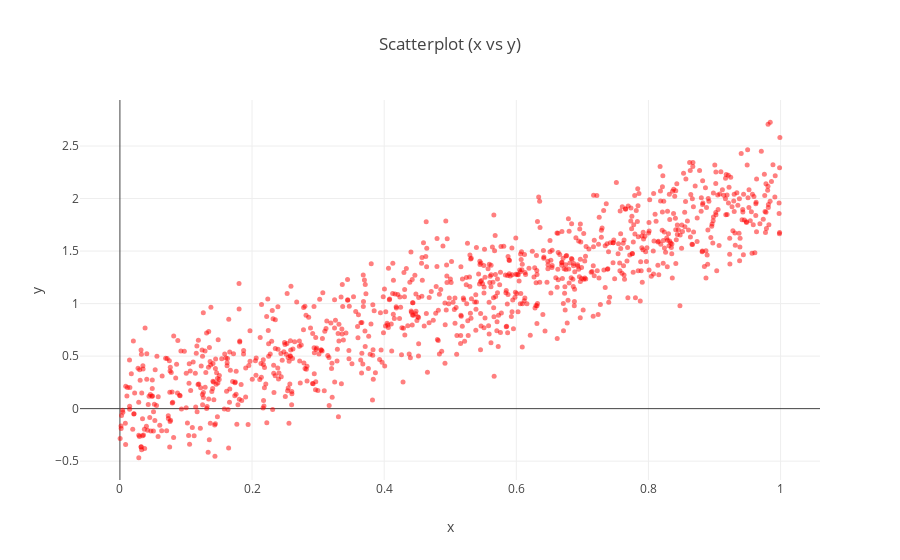

Notebook source saved alongside this figure:
### Markdown cell above
### 3.1
Disegnare lo scatterplot tra le variabili **costo della vita** e **tasso di inquinamento**. Guardando il grafico appena generato, le due variabili sono tra loro correlate? Sempre guardando il grafico, sapete già dire se il coefficiente di correlazione sarà positivo, negativo, o circa nullo?

### Code cell
# Hint per generare uno scatter plot

xData = np.random.rand(1000)
yData = 2*xData + 0.3*np.random.randn(1000)

trace = go.Scatter(x = xData, y = yData,  
                   mode = 'markers', 
                   marker = {'color': 'rgb(255,0,0)', 'size': 5, 'symbol': 'circle', 'opacity': 0.5}) 

layout = go.Layout( title = 'Scatterplot (x vs y)',
                    xaxis = {'title': 'x'},
                    yaxis = {'title': 'y'})
fig = go.Figure(data = [trace], layout = layout)
py.iplot(fig)

### Figure 1 — Plotly figure (JSON) as saved in the notebook; plotly's stock layout.template omitted (floating-point values rounded to 4 significant figures; data arrays with more than 128 entries replaced by an {"elided": "..."} marker saying what was removed)
{"data": [{"marker": {"color": "rgb(255,0,0)", "opacity": 0.5, "size": 5, "symbol": "circle"}, "mode": "markers", "type": "scatter", "uid": "687ab0e2-cff5-11e8-882e-708bcd0f5394", "x": {"elided": "1000 float values"}, "y": {"elided": "1000 float values"}}], "layout": {"title": "Scatterplot (x vs y)", "xaxis": {"title": "x"}, "yaxis": {"title": "y"}}}
